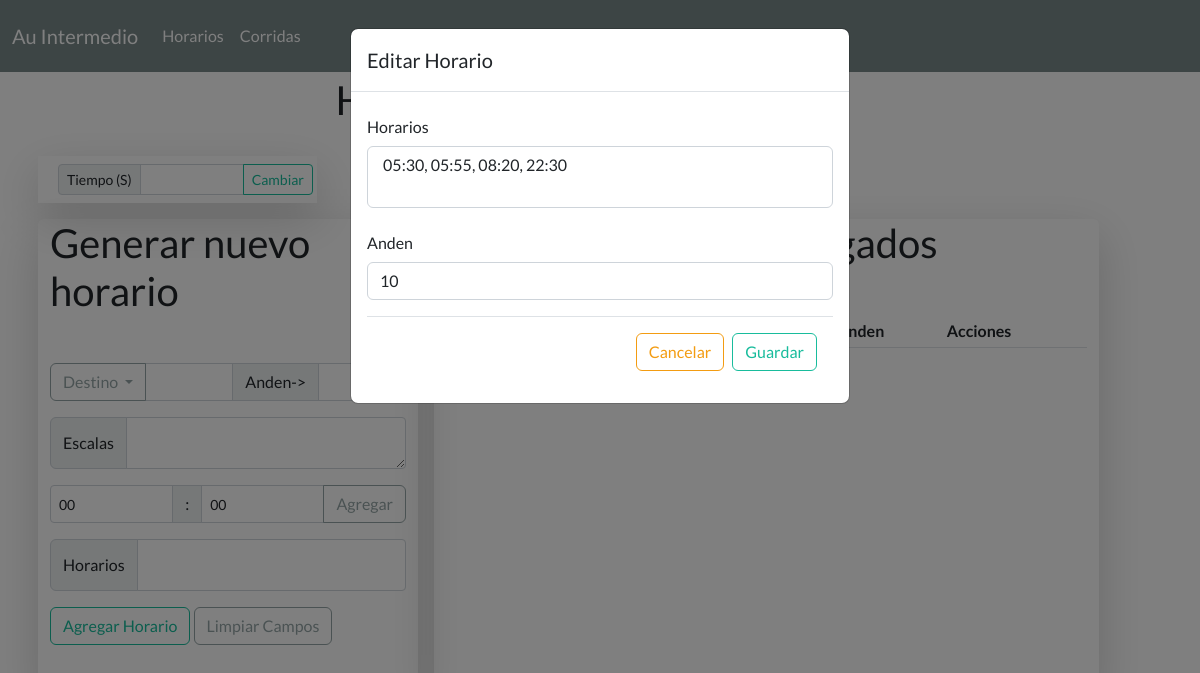
The app's page /modal/1, older data.
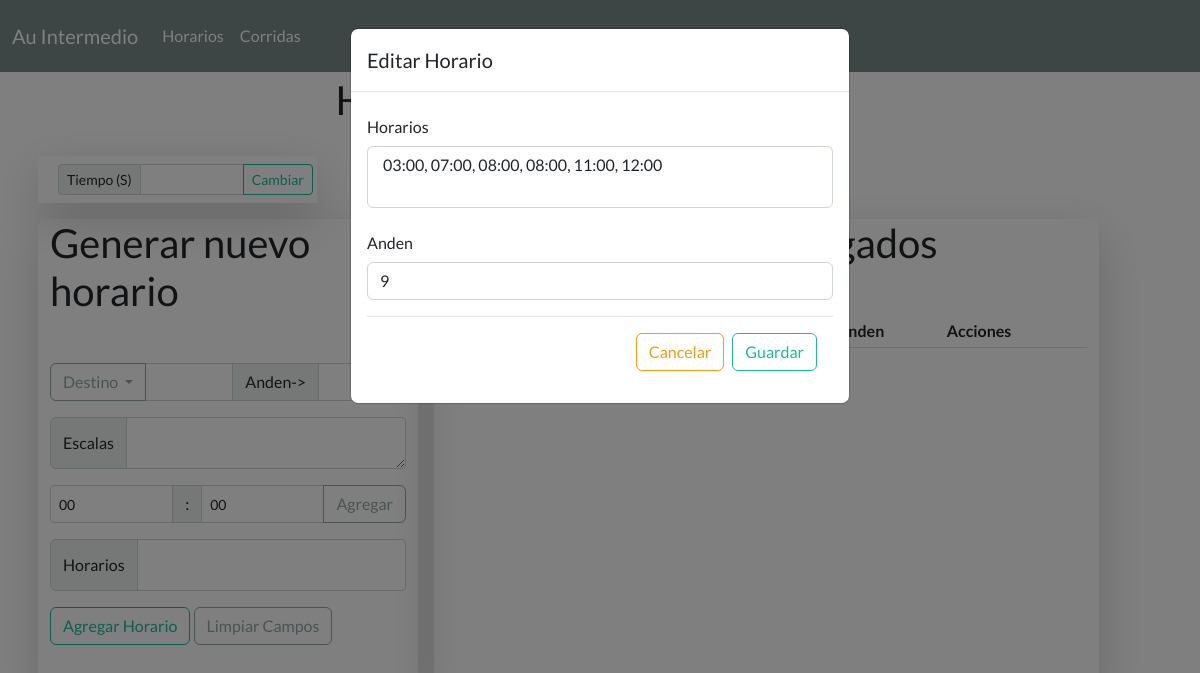
The same page, newer data.
### app.py (models this page shows)
class Horarios(db.Model):
    __tablename__ = "horario"
    id = db.Column(db.Integer, primary_key = True)
    destino = db.Column(db.String(100), nullable = False)
    escala = db.Column(db.String, nullable = False)
    horario = db.Column(db.String, nullable = False)
    anden = db.Column(db.Integer, nullable = False)

### app.py (the view)
@app.route('/modal/<id>', methods = ['GET', 'POST']) # Modal para edicion de horarios
def modal(id):
    id = id
    return render_template('modal.html', horario = Horarios.query.filter(Horarios.id == id).first())

### templates/modal.html (shortened to what this page needs)
{% extends 'base.html' %}
{% block content %}
      <div class="row justify-content-center mb-3">
        <h2 class=" d-flex justify-content-center">Horarios Servicio Intermedio</h2>
      </div>
      <div class="row">
        <div class="col-3 bg-transparent shadow-lg m-2">
          <div class="input-group input-group-sm m-2">
            <span class="input-group-text" id="inputGroup-sizing-sm">Tiempo (S)</span>
            <input type="number" class="form-control" name="terminal">
            <a href="/change_terminal" class="btn btn-outline-success">Cambiar</a>
          </div>
        </div>
      </div>
      <div class="formcontent col-md-12 col-ms-12 col-lg-4 m-2 rounded-2 shadow-lg bg-transparent">
        <h2 class="mb-5">Generar nuevo horario</h2>
        <form class="mb-5" action="/horarios" method="post">
      <div class="input-group mb-3">
        <button class="btn btn-outline-secondary dropdown-toggle" type="button" data-bs-toggle="dropdown" aria-expanded="false">
          Destino
        </button>
        <input type="text" id="destino"name="destino" class="form-control form-control-sm" aria-label="Text input with dropdown button" readonly>
        <span class="input-group-text">Anden-></span>
      </div>
      <div class="input-group mb-3">
        <span class="input-group-text">Escalas</span>
        <textarea class="form-control form-control-sm" placeholder="" id="escala" name="escala" readonly></textarea>
      </div>
      <div class="input-group mb-3">
        <select name="hora" id="hora" class="form-control form-control-sm">
           <option value = "00"> 00 </option>
        </select>
        <span class="input-group-text"> : </span>
        <select name="minuto" id="minuto" class="form-control form-control-sm">
          <option value="00">00</option>
        </select>
        <button class="btn btn-outline-secondary" onclick="add_hora()" type="button">Agregar</button>
      </div>
      <div class="input-group mb-3">
        <span class="input-group-text">Horarios</span>
        <textarea class="form-control form-control-sm" placeholder="" id="horarios" name="horarios" readonly></textarea>
      </div>
      <button class="btn btn-outline-success" type="submit">Agregar Horario</button>
      <button class="btn btn-outline-secondary" onclick="reset()" type="button">Limpiar Campos</button>
      </form>
      </div>
      <div class="tablecontent col-md-12 col-sm-12 col-lg-7 rounded-2 m-2 shadow-lg bg-transparent">
          <h2 class="mb-5 text-center">Horarios agregados</h2>
          <table class="table table-sm table-striped align-middle">
            <thead>
              <tr>
                <th>Destino</th>
                <th>Escalas</th>
                <th>Horarios</th>
                <th>Anden</th>
                <th>Acciones</th>
              </tr>
            </thead>
          </table>
      </div>
    {% endblock %}
    {% block modal %}
		<div class="modal fade " id="modal" tabindex="-1" aria-labelledby="exampleModalLabel" aria-hidden="Flase">
		  <div class="modal-dialog">
		    <div class="modal-content" >
		      <div class="modal-header" >
		        <h5 class="modal-title">Editar Horario</h5>
		      </div>
		      <div class="modal-body" >
		        <form action="/edith/{{horario.id}}" method="post">
		          <div class="mb-3">
		            <label for="message-text" class="col-form-label">Horarios</label>
		            <textarea class="form-control" id="horarios" name="horario">{{horario.horario}} </textarea>
		          </div>
		          <div class="mb-3">
		            <label for="message-text" class="col-form-label">Anden</label>
		            <input type="text" class="form-control" id="anden" name="anden" value="{{horario.anden}}">
		          </div>
		          <div class="modal-footer">
		        		<a href="/horarios" class="btn btn-outline-warning">Cancelar</a>
		        		<button class="btn btn-outline-success" type="submit">Guardar</button>
		      		</div>
		        </form>
		      </div>
		    </div>
		  </div>
		</div>
    {% endblock %}

### templates/base.html (shortened to what this page needs)
<!DOCTYPE html>
<html lang="en">
<head>
	<link rel="stylesheet" type="text/css" href="{{url_for('static', filename ='/css/bootstrap1.min.css' )}} ">
	<link rel="stylesheet" type="text/css" href="{{url_for('static', filename = '/css/main.css')}}">
	<link rel="stylesheet" type="text/css" href="{{url_for('static', filename = '/css/datatable.css')}}">
</head>
<body>
	<nav class="navbar navbar-expand-lg navbar-dark bg-dark">
	  <div class="container-fluid">
	    <a class="navbar-brand" href="/">Au Intermedio</a>
	    <div class="collapse navbar-collapse" id="navbarNav">
	      <ul class="navbar-nav">
	        <li class="nav-item">
	          <a class="nav-link" href="/horarios">Horarios</a>
	        </li>
	        <li class="nav-item">
	          <a class="nav-link" href="/corridas">Corridas</a>
	        </li>
	      </ul>
	    </div>
	  </div>
	</nav>
	<div class="container">
			<div class="row mt-1 ">
				{% block content %}{% endblock %}
			</div>
		</div>
		{% block modal %}{% endblock %}
</body>
</html>

### static/css/main.css (style rules this page uses)
#horarios { resize: none; }

Row changes from the older to the newer data that the page shows:
changed Horarios: horario "05:30, 05:55, 08:20, 22:30" → "03:00, 07:00, 08:00, 08:00, 11:00, 12:00"; anden "10" → "9"
